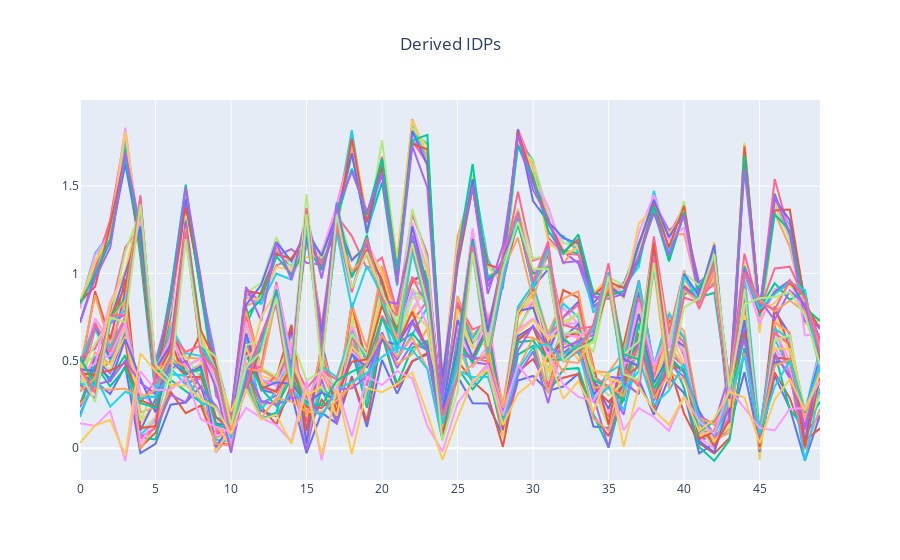

Notebook source saved alongside this figure:
### Markdown cell above
We see that if the signal is in the columns in our data matrix, *idps* , we will retrieve it in the U matrix in the SVD, but not in the V.

## 3. Place the signal in the rows of our data matrix
Now, let us transpose our data matrix *idps*, so that the synthetic signal generated is in each row, and run the same analysis as above

### Code cell
A = idps.T
traces = [
    go.Scatter(
        x=np.arange(n_samples),
        y=A[:, i],
        mode='lines',
        name=formulas[i],
        showlegend=False
    )
for i in range(n_idps)]

layout = go.Layout(
    title = {
        'x': 0.5,
        'text': 'Derived IDPs'
    }
)

iplot(go.Figure(traces, layout))
